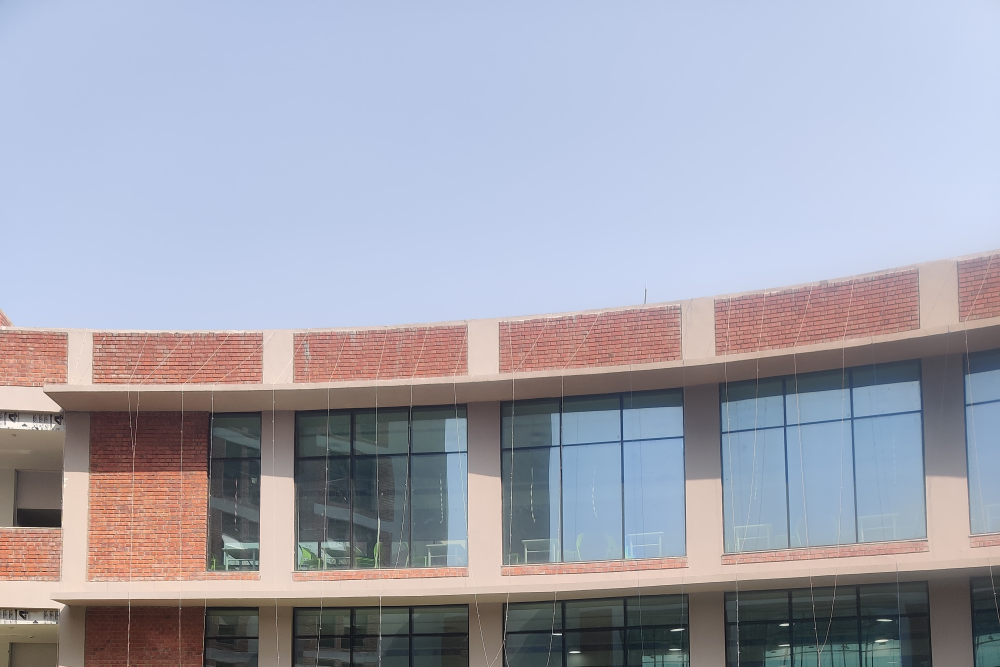
#> input picture Assignment 2/Dataset/1/image 0.jpg, 3000 x 2000 px (shown at 1/3 size)
$ python main.py '../Assignment 2/Dataset/1'   (older library calls are emulated)
#> lines starting #> are read from the running program, lines starting #| are printed output that depends on the picture
import cv2
import math
import numpy as np
import os
import sys

ip_folder = sys.argv[1]

def preprocess(frame):
	frame = cv2.cvtColor(frame, cv2.COLOR_BGR2GRAY)
	return frame

def params():
	k = 3 #gaussians
	alpha = 0.03 #alpha
	return k, alpha

# [6 lines left out: function match, not called in this run]

image_files = [f for f in os.listdir(ip_folder) if f.endswith(".jpg") or f.endswith(".png")]
image_files.sort()


frame = cv2.imread(os.path.join(ip_folder, image_files[0]))
#> frame is the input picture: shape (2000, 3000, 3); mean B, G, R 176.5, 163.7, 162.4

ht, wt, dim = frame.shape
#> ht = 2000; wt = 3000; dim = 3
k, alpha = params()
wThresh = 0.6
bgTol = 30

N = 3
n_frames = []
for i in range(N):
	frame = cv2.imread(os.path.join(ip_folder, image_files[i]))
	frame = preprocess(frame)
#> in preprocess, `frame = cv2.cvtColor(frame, cv2.COLOR_BGR2GRAY)`:
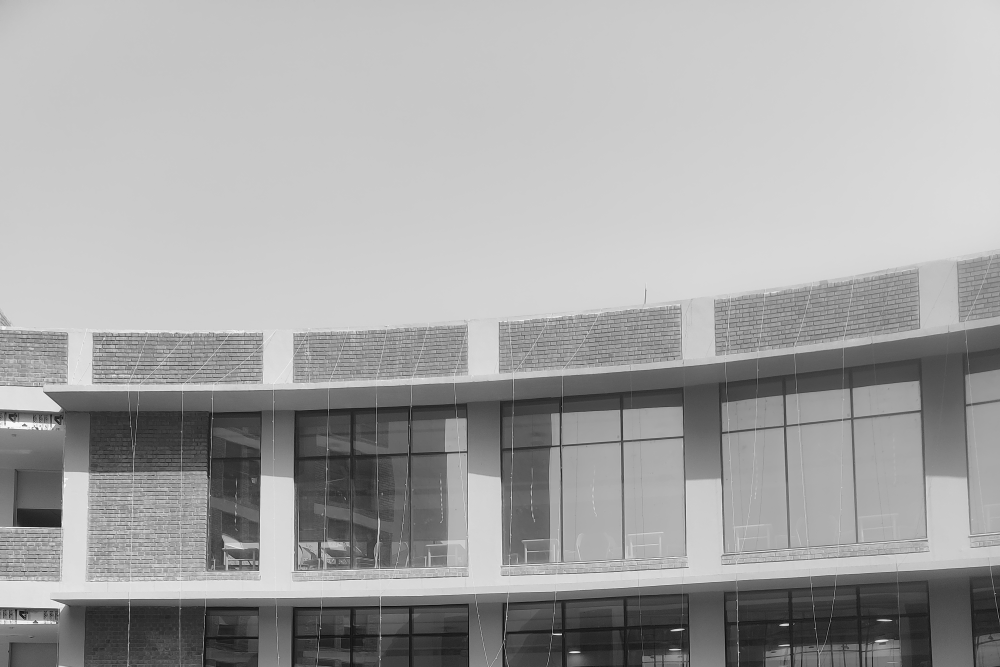
#> frame: shape (2000, 3000) (shown at 1/3 size); min 0, max 254, mean 164.8
	n_frames.append(frame)
#> pass 2 of the loop `for i in range(N):`:
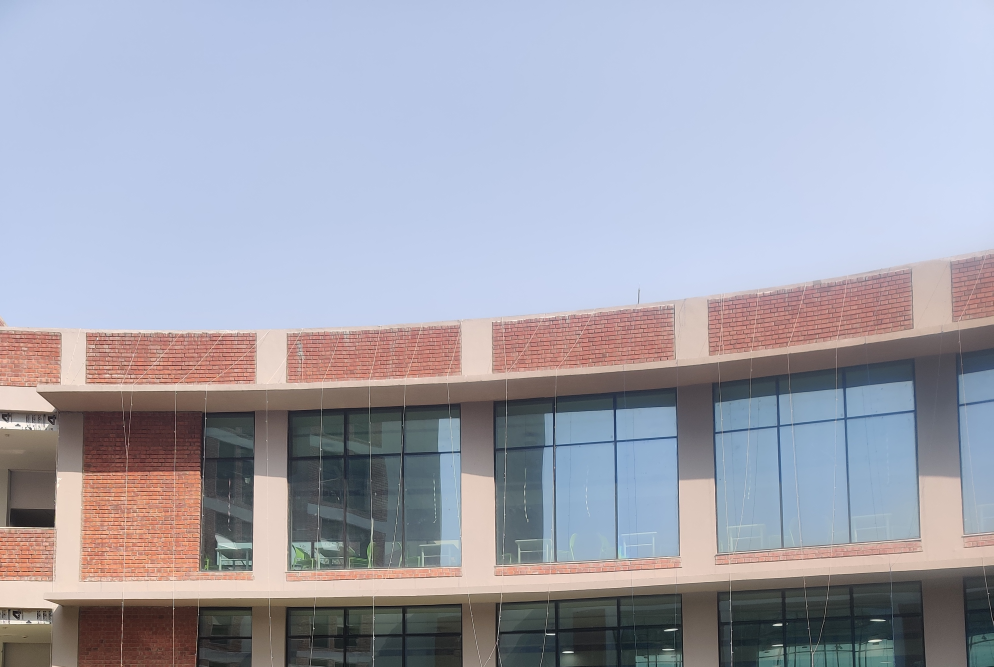
#> input picture Assignment 2/Dataset/1/image 1.jpg, 2980 x 2000 px (shown at 1/3 size)
#> frame is the input picture: shape (2000, 2980, 3); mean B, G, R 176.5, 163.6, 162.3
#> in preprocess (call 2), `frame = cv2.cvtColor(frame, cv2.COLOR_BGR2GRAY)`:
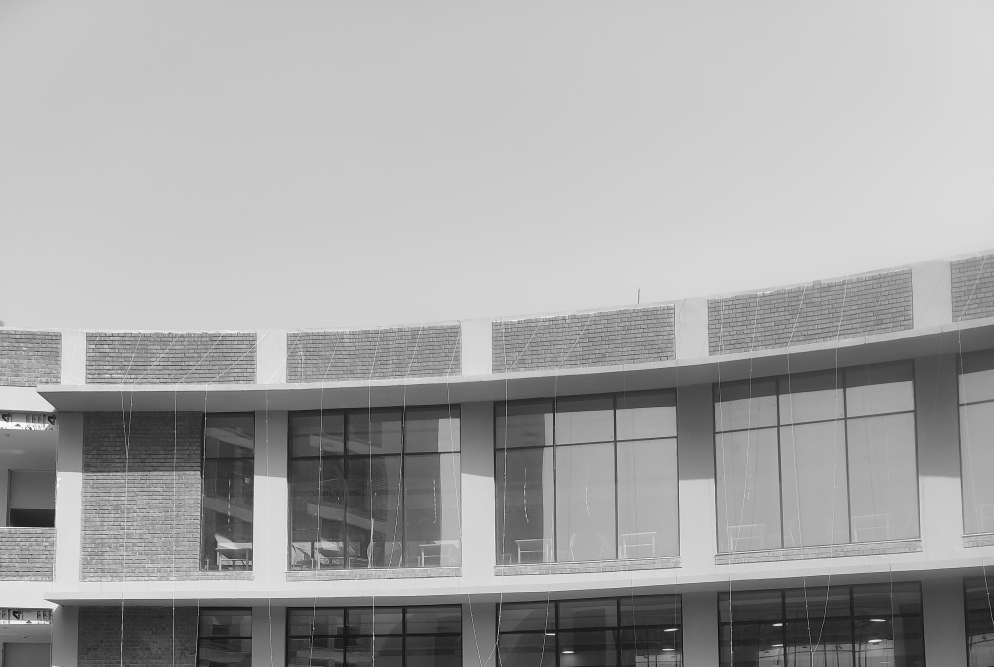
#> frame: shape (2000, 2980) (shown at 1/3 size); min 0, max 255, mean 164.7
#> (the run stopped early here; a loop or call above may not have finished)
